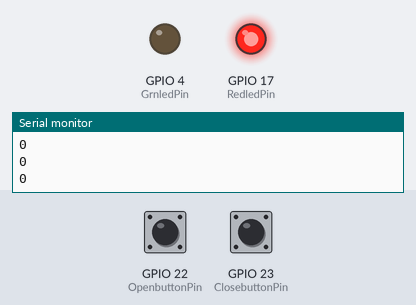
The sketch below on a simulated ESP32. On the bench: output pins drawn as LEDs (lit = HIGH), the last lines printed to the serial monitor. The inputs (shaded band) are chosen by the test bench; at power-on: GPIO 22 (OpenbuttonPin) LOW, GPIO 23 (ClosebuttonPin) LOW.

Above: at 1.2 s.
1.3 s: GPIO 22 (OpenbuttonPin) pulled HIGH for 0.15 s
At 2.1 s:
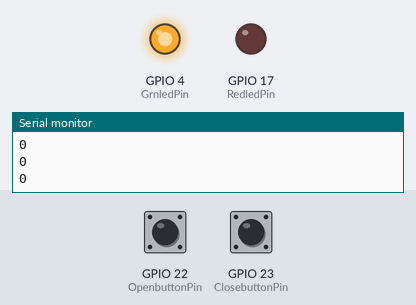
2.9 s: GPIO 23 (ClosebuttonPin) pulled HIGH for 0.15 s
At 3.4 s:
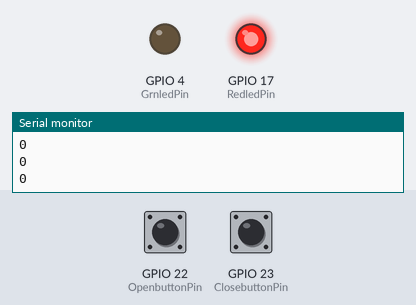
4.5 s: GPIO 22 (OpenbuttonPin) pulled HIGH for 1 s
At 5.9 s:
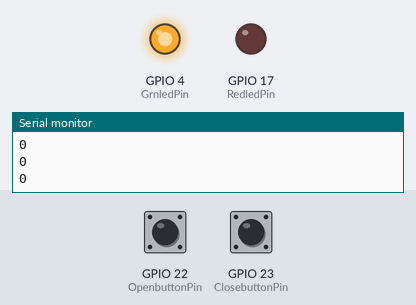
Timing chart, 0 to 7.5 s (numbered marks = the images above; inputs shaded):
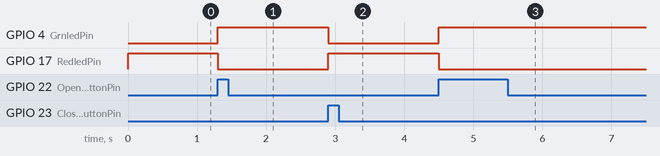

Measured:
- after the input at 1.3 s, GPIO 4 (GrnledPin): LOW → HIGH at once; GPIO 17 (RedledPin): HIGH → LOW at once
- after the input at 2.9 s, GPIO 4 (GrnledPin): HIGH → LOW at once; GPIO 17 (RedledPin): LOW → HIGH at once
- after the input at 4.5 s, GPIO 4 (GrnledPin): LOW → HIGH at once; GPIO 17 (RedledPin): HIGH → LOW at once

The sketch:

DummySecurityGate.ino
```cpp
#include <ESP32Servo.h>

const int OpenbuttonPin = 22;
const int ClosebuttonPin = 23;

const int GrnledPin = 4;
const int RedledPin = 17;
const int servoPin = 18;

bool GateOpen = false;

Servo GateServo;


void gateOpen() {
  digitalWrite(GrnledPin, HIGH);
  digitalWrite(RedledPin, LOW);
}

void gateClose() {
  digitalWrite(GrnledPin, LOW);
  digitalWrite(RedledPin, HIGH);
}


void setup() {
  Serial.begin(115200);

  pinMode(OpenbuttonPin, INPUT);
  pinMode(ClosebuttonPin, INPUT);

  pinMode(GrnledPin, OUTPUT);
  pinMode(RedledPin, OUTPUT);

  gateClose();
}

int openButtonInput;
int closeButtonInput;

void loop() {
  openButtonInput = digitalRead(OpenbuttonPin);
  closeButtonInput = digitalRead(ClosebuttonPin);
  Serial.println(openButtonInput + closeButtonInput);

  if (openButtonInput == 1) {
    GateOpen = true;
  } else if (closeButtonInput == 1) {
    GateOpen = false;
  }

  if (GateOpen) {
    gateOpen();
  } else {
    gateClose();
  }
  delay(100);
}
```
